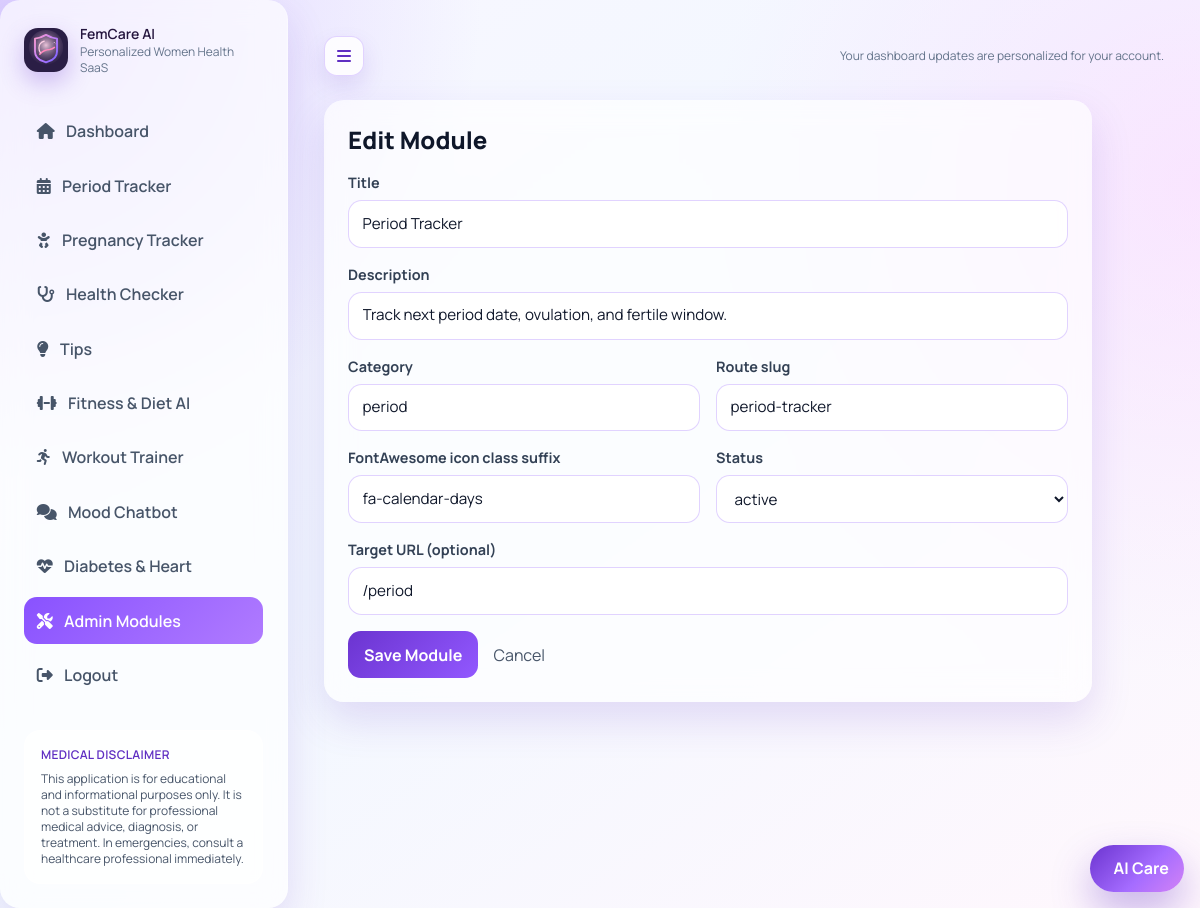
Page /admin/modules/1/edit (signed in) on the committed database.
### models/entities.py (models this page shows, shortened)
class HealthModule(db.Model):
    __tablename__ = "health_modules"
    id = db.Column(db.Integer, primary_key=True)
    title = db.Column(db.String(150), nullable=False)
    description = db.Column(db.String(280), nullable=False)
    category = db.Column(db.String(60), nullable=False)
    route = db.Column(db.String(150), nullable=False, unique=True)
    status = db.Column(db.String(20), nullable=False, default="active")
    icon = db.Column(db.String(60), nullable=False, default="fa-heart")
    target_url = db.Column(db.String(150), nullable=True)
    created_at = db.Column(db.DateTime, nullable=False, default=datetime.utcnow)

### app.py (the view, shortened to what this page needs)
@app.route("/admin/modules/<int:module_id>/edit", methods=["GET", "POST"])
@admin_required
def admin_modules_edit(module_id):
    module = HealthModule.query.get_or_404(module_id)
    return render_template("admin_module_form.html", active_page="admin", module=module)

### app.py (called while the page is built)
@login_manager.user_loader
def load_user(user_id):
    return User.query.get(int(user_id))

def admin_required(func):
    @wraps(func)
    @login_required
    def wrapper(*args, **kwargs):
        if not current_user.is_admin:
            abort(403)
        return func(*args, **kwargs)
    return wrapper

### templates/admin_module_form.html (shortened to what this page needs)
{% extends 'base.html' %}
{% block content %}
<section class="max-w-3xl glass-panel p-6">
  <h1 class="text-2xl font-extrabold">{% if module %}Edit Module{% else %}Create Module{% endif %}</h1>
  <form method="POST" class="mt-4 grid md:grid-cols-2 gap-4 validated-form">
    <div class="md:col-span-2">
      <label class="label" for="title">Title</label>
      <input id="title" name="title" class="input-field" required value="{{ module.title if module else '' }}">
    </div>
    <div class="md:col-span-2">
      <label class="label" for="description">Description</label>
      <input id="description" name="description" class="input-field" required value="{{ module.description if module else '' }}">
    </div>
    <div>
      <label class="label" for="category">Category</label>
      <input id="category" name="category" class="input-field" required value="{{ module.category if module else 'women_health' }}">
    </div>
    <div>
      <label class="label" for="route">Route slug</label>
      <input id="route" name="route" class="input-field" required value="{{ module.route if module else '' }}">
    </div>
    <div>
      <label class="label" for="icon">FontAwesome icon class suffix</label>
      <input id="icon" name="icon" class="input-field" value="{{ module.icon if module else 'fa-heart' }}">
    </div>
    <div>
      <label class="label" for="status">Status</label>
      <select id="status" name="status" class="input-field">
        <option value="active" {% if not module or module.status == 'active' %}selected{% endif %}>active</option>
      </select>
    </div>
    <div class="md:col-span-2">
      <label class="label" for="target_url">Target URL (optional)</label>
      <input id="target_url" name="target_url" class="input-field" placeholder="/health" value="{{ module.target_url if module and module.target_url else '' }}">
    </div>
    <div class="md:col-span-2">
      <button class="btn-primary" type="submit">Save Module</button>
      <a class="ml-3 text-slate-600" href="{{ url_for('admin_modules') }}">Cancel</a>
    </div>
  </form>
</section>
{% endblock %}

### static/css/style.css (style rules this page uses)
.fem-bg { background: radial-gradient(circle at 0 0, rgba(190, 168, 255, 0.5) 0, rgba(190, 168, 255, 0) 32%), radial-gradient(circle at 100% 20%, rgba(254, 206, 255, 0.45) 0, rgba(254, 206, 255, 0) 35%), linear-gradient(145deg, #f9f6ff 0%, #f2f8ff 46%, #fff7fd 100%); }
.glass-panel { background: rgba(255, 255, 255, 0.65); -webkit-backdrop-filter: blur(14px); backdrop-filter: blur(14px); border-radius: 1.25rem; box-shadow: 0 18px 40px rgba(95, 46, 194, 0.15); }
.label { display: block; font-size: 0.9rem; font-weight: 700; color: #334155; margin-bottom: 0.4rem; }
.input-field { width: 100%; border: 1px solid rgba(137, 82, 255, 0.25); border-radius: 0.85rem; padding: 0.72rem 0.85rem; font-size: 0.95rem; background: rgba(255, 255, 255, 0.88); color: #0f172a; }
.btn-primary { border: 0; color: white; border-radius: 0.8rem; background: linear-gradient(135deg, #6b34d0 0%, #9258ff 100%); padding: 0.72rem 1rem; font-weight: 700; transition: transform 0.2s ease; }

### rows in the picture
HealthModule: title "Period Tracker", description "Track next period date, ovulation, and fertile window.", category "period", route "period-tracker", icon "fa-calendar-days", status "active", target_url "/period"
